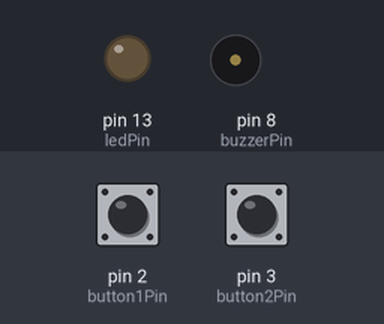
Bench run of a sketch on a simulated Arduino Uno, built with avr-gcc and run on an emulated ATmega328P. Parts: output pins drawn as LEDs (lit = HIGH), buzzer (waves = sounding). Inputs (shaded band) come from the test bench; at power-on: pin 2 (button1Pin) HIGH, pin 3 (button2Pin) HIGH. What the sketch prints to the serial monitor is not drawn.

Above: at 1.2 s.
1.3 s: pin 2 (button1Pin) pulled LOW for 0.15 s
At 4.7 s:
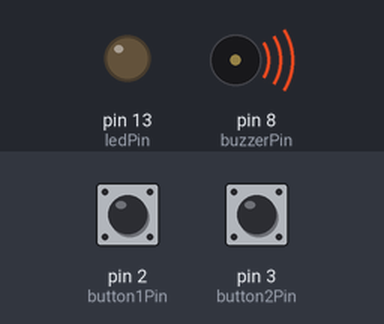
Timing chart, 0 to 10.3 s (numbered marks = the images above; inputs shaded):
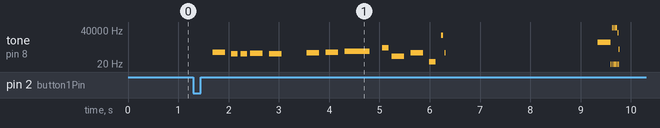

The sketch:

DoubleButtonChallenge.ino
```cpp
/*
    Milestone 1
    Have buttons play two different melodies, but have the arduino be able to detect another input while doing an output.
    Alex Stein (author #1) with Megan Keeler (author #2)
    Mechatronics Matthew Stein Fall 2015
*/

#include "pitches.h"

const int button1Pin = 2; //Button 1 Pin (ToneMelody)
const int button2Pin = 3; //Button 2 Pin (JingleBell Rock)
const int buzzerPin = 8;  //Buzzer for playing
const int ledPin = 13;    //led for debugging

unsigned long currentTime = 0; //Current time of program
unsigned long startTime = 0;   //Inital time of song
unsigned long buttonTimer = 0; //Add delay to prevent spamming of songs

//Used to detect if song is currently playing or not.
boolean tone1Playing = false;
boolean tone2Playing = false;

//Used to prevent multiple button presses being stored up when only pressing once.
boolean button1WasPressed = false;
boolean button2WasPressed = false;

//Used to store songs
int songStorage[50];
int currentIndex = 0;
int storageIndex = 0;

// note durations: 4 = quarter note, 8 = eighth note, etc.:
//ToneMelody+
int melody1[] = {0,NOTE_C4, NOTE_G3,NOTE_G3, NOTE_A3, NOTE_G3,0, NOTE_B3, NOTE_C4, NOTE_F4, NOTE_G5, NOTE_A2, NOTE_B3, NOTE_C1 };
int noteDurations1[] = {4,4,8,8,4,4,4,4,4,2,8,4,4,8};
//JingleBell Rock (kinda)
int melody2[] = {0,NOTE_C4, NOTE_C4,NOTE_C4,NOTE_B4,NOTE_B4,NOTE_B4,NOTE_A4, NOTE_B4, NOTE_A4, NOTE_E3, NOTE_E3,NOTE_A4,NOTE_B4,NOTE_A4, NOTE_E3};
int noteDurations2[] = {4,8,8,4,8,8,4,8,8,8,1,8,8,4,4,4};
int noteCount = 0;

//Setup pins for buttons and buzzer
void setup(){
  pinMode(button1Pin, INPUT);
  pinMode(button2Pin, INPUT);
  pinMode(buzzerPin, OUTPUT);
  pinMode(ledPin, OUTPUT);
  Serial.begin(9600);                    //Serial used for debugging
}

//
void loop()
{
  currentTime = millis();                 //Get current time
  detectIfButtonPressed();                //See if either button is being pressed
  if (tone1Playing || tone2Playing)       //If song is currently playing, keep playing it.
  {
      playMusic(currentTime-startTime);   //Play the song
  }
  else
  {
      tryToPlay();                        //See if we have a song queued up
  }
}

void playMusic(int elapsedTime)
{
  if(tone1Playing) //Playing Melody 1
  {
    long totalNoteTime = 0;
    for(int i=0; i<noteCount+1;i++) //Count note duration as well as gap between notes
    {
      totalNoteTime = totalNoteTime + 1000/noteDurations1[i]*1.5;
    }
    if(totalNoteTime < elapsedTime) //Check if we need to move to new note.
    {
      noteCount++;
      if(noteCount == 15) // See if song has ended.
      {
         noTone(8);
         tone1Playing = false;
         noteCount = 0;
      }
      else                //If it hasnt ended, play next note
      {
         int noteDuration = 1000/noteDurations1[noteCount];
         tone(buzzerPin, melody1[noteCount],noteDuration);
      }
    }
  }
  else //Playing Melody 2
  {
    long totalNoteTime = 0;
    for(int i=0; i<noteCount+1;i++) //Count note duration as well as gap between notes
    {
      totalNoteTime = totalNoteTime + 1000/noteDurations2[i]*1.5;
    }
    if(totalNoteTime < elapsedTime) //Check if we need to move to new note.
    {
      noteCount++;
      if(noteCount == 17)  //See if song has ended.
      {
         noTone(8);
         tone2Playing = false;
         noteCount = 0;
      }
      else                //If it hasnt ended, play next note
      {
        int noteDuration = 1000/noteDurations2[noteCount];
        tone(buzzerPin, melody2[noteCount],noteDuration);
      }
    }
  }
}

void detectIfButtonPressed()
{
  Serial.println(digitalRead(button1Pin));
  if(button1WasPressed)            //check to see if a button was pressed down
  {
    if(digitalRead(button1Pin)==LOW) //check to see that button was released before adding song
    {
      songStorage[storageIndex] = 1;
      storageIndex++;
      button1WasPressed = false;
    }
  }
  else if(button2WasPressed)            //check to see if a button was pressed down
  {
    if(digitalRead(button2Pin)==LOW) //check to see that button was released before adding song
    {
      songStorage[storageIndex] = 2;
      storageIndex++;
      button2WasPressed = false;
    }
  }
  else        //Read if button was pressed
  {
    if(digitalRead(button1Pin) == HIGH)
    {
      button1WasPressed = true;
    }
    if(digitalRead(button2Pin) == HIGH)
    {
      button2WasPressed = true;
    }
  }
}

void tryToPlay()     //Check if song is in storage
{
  if(songStorage[currentIndex]==1) //Play first song
  {
    tone1Playing=true;
    currentIndex++;
    startTime = millis();
  }
  else if(songStorage[currentIndex]==2) //Play second song
  {
    tone2Playing=true;
    currentIndex++;
    startTime = millis();
  }
  else //If no song in storage do nothing.
  {

  }

}
```

pitches.h
```cpp
/*************************************************
 * Public Constants
 *************************************************/

#define NOTE_B0  31
#define NOTE_C1  33
#define NOTE_CS1 35
#define NOTE_D1  37
#define NOTE_DS1 39
#define NOTE_E1  41
#define NOTE_F1  44
#define NOTE_FS1 46
#define NOTE_G1  49
#define NOTE_GS1 52
#define NOTE_A1  55
#define NOTE_AS1 58
#define NOTE_B1  62
#define NOTE_C2  65
#define NOTE_CS2 69
#define NOTE_D2  73
#define NOTE_DS2 78
#define NOTE_E2  82
#define NOTE_F2  87
#define NOTE_FS2 93
#define NOTE_G2  98
#define NOTE_GS2 104
#define NOTE_A2  110
#define NOTE_AS2 117
#define NOTE_B2  123
#define NOTE_C3  131
#define NOTE_CS3 139
#define NOTE_D3  147
#define NOTE_DS3 156
#define NOTE_E3  165
#define NOTE_F3  175
#define NOTE_FS3 185
#define NOTE_G3  196
#define NOTE_GS3 208
#define NOTE_A3  220
#define NOTE_AS3 233
#define NOTE_B3  247
#define NOTE_C4  262
#define NOTE_CS4 277
#define NOTE_D4  294
#define NOTE_DS4 311
#define NOTE_E4  330
#define NOTE_F4  349
#define NOTE_FS4 370
#define NOTE_G4  392
#define NOTE_GS4 415
#define NOTE_A4  440
#define NOTE_AS4 466
#define NOTE_B4  494
#define NOTE_C5  523
#define NOTE_CS5 554
#define NOTE_D5  587
#define NOTE_DS5 622
#define NOTE_E5  659
#define NOTE_F5  698
#define NOTE_FS5 740
#define NOTE_G5  784
#define NOTE_GS5 831
#define NOTE_A5  880
#define NOTE_AS5 932
#define NOTE_B5  988
#define NOTE_C6  1047
#define NOTE_CS6 1109
#define NOTE_D6  1175
#define NOTE_DS6 1245
#define NOTE_E6  1319
#define NOTE_F6  1397
#define NOTE_FS6 1480
#define NOTE_G6  1568
#define NOTE_GS6 1661
#define NOTE_A6  1760
#define NOTE_AS6 1865
#define NOTE_B6  1976
#define NOTE_C7  2093
#define NOTE_CS7 2217
#define NOTE_D7  2349
#define NOTE_DS7 2489
#define NOTE_E7  2637
#define NOTE_F7  2794
#define NOTE_FS7 2960
#define NOTE_G7  3136
#define NOTE_GS7 3322
#define NOTE_A7  3520
#define NOTE_AS7 3729
#define NOTE_B7  3951
#define NOTE_C8  4186
#define NOTE_CS8 4435
#define NOTE_D8  4699
#define NOTE_DS8 4978
```

Measured:
- after the input at 1.3 s, tone on pin 8 (buzzerPin): plays 262 Hz for 0.25 s, 196 Hz for 0.13 s, 196 Hz for 0.13 s, 220 Hz for 0.25 s, 196 Hz for 0.25 s, 247 Hz for 0.25 s … (28 notes in this stretch), starting after 0.38 s
